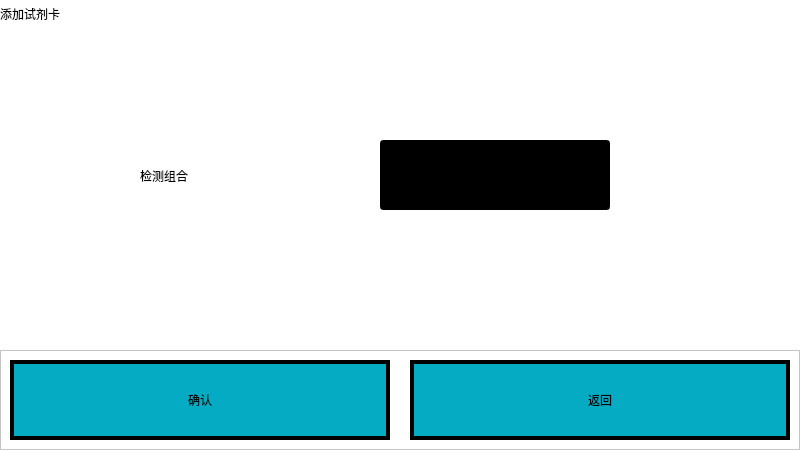
<?xml version="1.0" encoding="UTF-8"?>
<ui version="4.0">
 <class>Form</class>
 <widget class="QWidget" name="Form">
  <property name="geometry">
   <rect>
    <x>0</x>
    <y>0</y>
    <width>800</width>
    <height>450</height>
   </rect>
  </property>
  <property name="windowTitle">
   <string>Form</string>
  </property>
  <property name="styleSheet">
   <string notr="true">background-color: rgb(255, 255, 255);</string>
  </property>
  <widget class="QStackedWidget" name="stackedWidget">
   <property name="geometry">
    <rect>
     <x>0</x>
     <y>0</y>
     <width>800</width>
     <height>350</height>
    </rect>
   </property>
   <property name="styleSheet">
    <string notr="true"/>
   </property>
   <property name="currentIndex">
    <number>1</number>
   </property>
   <widget class="QWidget" name="page">
    <widget class="QLabel" name="delete_icon_label">
     <property name="geometry">
      <rect>
       <x>310</x>
       <y>240</y>
       <width>80</width>
       <height>80</height>
      </rect>
     </property>
     <property name="styleSheet">
      <string notr="true">font: 20pt &quot;幼圆&quot;;
border:4px solid rgb(0,0,0);
background-color: rgb(255, 255, 255);
border-radius: 35px;

</string>
     </property>
     <property name="text">
      <string/>
     </property>
    </widget>
    <widget class="QPushButton" name="btnAdd">
     <property name="geometry">
      <rect>
       <x>310</x>
       <y>40</y>
       <width>280</width>
       <height>80</height>
      </rect>
     </property>
     <property name="styleSheet">
      <string notr="true">QPushButton {
font: 20pt &quot;宋体&quot;;
border:4px solid rgb(0,0,0);
background-color:#05abc2;
border-radius: 35px;
}

QPushButton:pressed{
background-color: rgb(255, 0, 0);
}
</string>
     </property>
     <property name="text">
      <string>    添加试剂卡</string>
     </property>
    </widget>
    <widget class="QPushButton" name="btnModify">
     <property name="geometry">
      <rect>
       <x>310</x>
       <y>140</y>
       <width>280</width>
       <height>80</height>
      </rect>
     </property>
     <property name="styleSheet">
      <string notr="true">QPushButton {
font: 20pt &quot;宋体&quot;;
border:4px solid rgb(0,0,0);
background-color:#05abc2;
border-radius: 35px;
}

QPushButton:pressed{
background-color: rgb(255, 0, 0);
}
</string>
     </property>
     <property name="text">
      <string>    修改试剂卡</string>
     </property>
    </widget>
    <widget class="QLabel" name="label">
     <property name="geometry">
      <rect>
       <x>0</x>
       <y>0</y>
       <width>121</width>
       <height>51</height>
      </rect>
     </property>
     <property name="styleSheet">
      <string notr="true">font: 20pt &quot;宋体&quot;;</string>
     </property>
     <property name="text">
      <string>检疫设置</string>
     </property>
    </widget>
    <widget class="QLabel" name="add_icon_label">
     <property name="geometry">
      <rect>
       <x>310</x>
       <y>40</y>
       <width>80</width>
       <height>80</height>
      </rect>
     </property>
     <property name="styleSheet">
      <string notr="true">font: 20pt &quot;幼圆&quot;;
border:4px solid rgb(0,0,0);
background-color: rgb(255, 255, 255);
border-radius: 35px;

</string>
     </property>
     <property name="text">
      <string/>
     </property>
    </widget>
    <widget class="QPushButton" name="btnDelete">
     <property name="geometry">
      <rect>
       <x>310</x>
       <y>240</y>
       <width>280</width>
       <height>80</height>
      </rect>
     </property>
     <property name="styleSheet">
      <string notr="true">QPushButton {
font: 20pt &quot;宋体&quot;;
border:4px solid rgb(0,0,0);
background-color:#05abc2;
border-radius: 35px;
}

QPushButton:pressed{
background-color: rgb(255, 0, 0);
}
</string>
     </property>
     <property name="text">
      <string>   删除试剂卡</string>
     </property>
    </widget>
    <widget class="QLabel" name="edit_icon_label">
     <property name="geometry">
      <rect>
       <x>310</x>
       <y>140</y>
       <width>80</width>
       <height>80</height>
      </rect>
     </property>
     <property name="styleSheet">
      <string notr="true">font: 20pt &quot;幼圆&quot;;
border:4px solid rgb(0,0,0);
background-color: rgb(255, 255, 255);
border-radius: 35px;

</string>
     </property>
     <property name="text">
      <string/>
     </property>
    </widget>
    <zorder>btnAdd</zorder>
    <zorder>btnModify</zorder>
    <zorder>label</zorder>
    <zorder>add_icon_label</zorder>
    <zorder>btnDelete</zorder>
    <zorder>edit_icon_label</zorder>
    <zorder>delete_icon_label</zorder>
   </widget>
   <widget class="QWidget" name="page2">
    <widget class="QLabel" name="label_5">
     <property name="geometry">
      <rect>
       <x>0</x>
       <y>0</y>
       <width>378</width>
       <height>27</height>
      </rect>
     </property>
     <property name="styleSheet">
      <string notr="true">font: 20pt &quot;宋体&quot;;</string>
     </property>
     <property name="text">
      <string>添加试剂卡</string>
     </property>
    </widget>
    <widget class="QLineEdit" name="nameLine">
     <property name="geometry">
      <rect>
       <x>380</x>
       <y>140</y>
       <width>230</width>
       <height>70</height>
      </rect>
     </property>
     <property name="sizePolicy">
      <sizepolicy hsizetype="Preferred" vsizetype="Fixed">
       <horstretch>0</horstretch>
       <verstretch>0</verstretch>
      </sizepolicy>
     </property>
     <property name="styleSheet">
      <string notr="true">font: 20pt &quot;宋体&quot;;
color: rgb(255, 255, 255);
background-color: rgb(0, 0, 0);</string>
     </property>
    </widget>
    <widget class="QLabel" name="label_2">
     <property name="geometry">
      <rect>
       <x>140</x>
       <y>140</y>
       <width>181</width>
       <height>71</height>
      </rect>
     </property>
     <property name="styleSheet">
      <string notr="true">font: 20pt &quot;宋体&quot;;</string>
     </property>
     <property name="text">
      <string>检测组合</string>
     </property>
    </widget>
   </widget>
   <widget class="QWidget" name="page3">
    <widget class="QLabel" name="label_6">
     <property name="geometry">
      <rect>
       <x>0</x>
       <y>0</y>
       <width>161</width>
       <height>47</height>
      </rect>
     </property>
     <property name="styleSheet">
      <string notr="true">font: 20pt &quot;宋体&quot;;</string>
     </property>
     <property name="text">
      <string>删除试剂卡</string>
     </property>
    </widget>
    <widget class="QComboBox" name="deleteCb">
     <property name="geometry">
      <rect>
       <x>380</x>
       <y>140</y>
       <width>230</width>
       <height>70</height>
      </rect>
     </property>
     <property name="sizePolicy">
      <sizepolicy hsizetype="Preferred" vsizetype="Preferred">
       <horstretch>0</horstretch>
       <verstretch>0</verstretch>
      </sizepolicy>
     </property>
     <property name="styleSheet">
      <string notr="true">QComboBox::drop-down{
width:56px;  height:56px;
}

QComboBox{
font: 20pt &quot;宋体&quot;;
color: rgb(255, 255, 255);
background-color: rgb(0, 0, 0);
}

QComboBox QAbstractItemView {
	background-color: rgb(0, 0, 0);/*背景颜色*/
    padding: 1px 2px 1px 2px;  /*针对于组合框中的文本内容*/
	color: rgb(255,255,255)
}</string>
     </property>
    </widget>
    <widget class="QLabel" name="label_7">
     <property name="geometry">
      <rect>
       <x>140</x>
       <y>140</y>
       <width>181</width>
       <height>71</height>
      </rect>
     </property>
     <property name="styleSheet">
      <string notr="true">font: 20pt &quot;宋体&quot;;</string>
     </property>
     <property name="text">
      <string>检测组合</string>
     </property>
    </widget>
   </widget>
   <widget class="QWidget" name="page4">
    <widget class="QComboBox" name="editCb">
     <property name="geometry">
      <rect>
       <x>380</x>
       <y>140</y>
       <width>230</width>
       <height>70</height>
      </rect>
     </property>
     <property name="sizePolicy">
      <sizepolicy hsizetype="Preferred" vsizetype="Preferred">
       <horstretch>0</horstretch>
       <verstretch>0</verstretch>
      </sizepolicy>
     </property>
     <property name="styleSheet">
      <string notr="true">QComboBox::drop-down{
width:56px;  height:56px;
}

QComboBox{
font: 20pt &quot;宋体&quot;;
color: rgb(255, 255, 255);
background-color: rgb(0, 0, 0);
}

QComboBox QAbstractItemView {
	background-color: rgb(0, 0, 0);/*背景颜色*/
    padding: 1px 2px 1px 2px;  /*针对于组合框中的文本内容*/
	color: rgb(255,255,255)
}</string>
     </property>
    </widget>
    <widget class="QLabel" name="label_9">
     <property name="geometry">
      <rect>
       <x>140</x>
       <y>140</y>
       <width>180</width>
       <height>70</height>
      </rect>
     </property>
     <property name="styleSheet">
      <string notr="true">font: 20pt &quot;宋体&quot;;</string>
     </property>
     <property name="text">
      <string>检测组合</string>
     </property>
    </widget>
    <widget class="QLabel" name="label_8">
     <property name="geometry">
      <rect>
       <x>0</x>
       <y>0</y>
       <width>161</width>
       <height>47</height>
      </rect>
     </property>
     <property name="styleSheet">
      <string notr="true">font: 20pt &quot;宋体&quot;;</string>
     </property>
     <property name="text">
      <string>修改试剂卡</string>
     </property>
    </widget>
   </widget>
   <widget class="QWidget" name="page5">
    <widget class="QTableView" name="reagentTable">
     <property name="geometry">
      <rect>
       <x>10</x>
       <y>10</y>
       <width>781</width>
       <height>334</height>
      </rect>
     </property>
     <property name="styleSheet">
      <string notr="true">#reagentTable
{	
font: 20pt &quot;宋体&quot;;
border:4px solid rgb(0,0,0);
background-color:rgb(255,255,255);
}

QComboBox {
   font: 20pt &quot;宋体&quot;;
	color: rgb(255, 255, 255);
	background-color: rgb(0, 0, 0);
}

QComboBox QAbstractItemView {
	background-color: rgb(0, 0, 0);/*背景颜色*/
    padding: 1px 2px 1px 2px;  /*针对于组合框中的文本内容*/
	color: rgb(255,255,255)
}</string>
     </property>
    </widget>
   </widget>
  </widget>
  <widget class="QFrame" name="frame">
   <property name="geometry">
    <rect>
     <x>0</x>
     <y>350</y>
     <width>800</width>
     <height>100</height>
    </rect>
   </property>
   <property name="frameShape">
    <enum>QFrame::StyledPanel</enum>
   </property>
   <property name="frameShadow">
    <enum>QFrame::Raised</enum>
   </property>
   <widget class="QPushButton" name="btnConfirm">
    <property name="geometry">
     <rect>
      <x>10</x>
      <y>10</y>
      <width>380</width>
      <height>80</height>
     </rect>
    </property>
    <property name="styleSheet">
     <string notr="true">QPushButton {
font: 20pt &quot;宋体&quot;;
border:4px solid rgb(0,0,0);
background-color:#05abc2;
}

QPushButton:pressed{
background-color: rgb(255, 0, 0);
}
</string>
    </property>
    <property name="text">
     <string>确认</string>
    </property>
   </widget>
   <widget class="QPushButton" name="btnReturn">
    <property name="geometry">
     <rect>
      <x>410</x>
      <y>10</y>
      <width>380</width>
      <height>80</height>
     </rect>
    </property>
    <property name="styleSheet">
     <string notr="true">QPushButton {
font: 20pt &quot;宋体&quot;;
border:4px solid rgb(0,0,0);
background-color:#05abc2;
}

QPushButton:pressed{
background-color: rgb(255, 0, 0);
}
</string>
    </property>
    <property name="text">
     <string>返回</string>
    </property>
   </widget>
  </widget>
 </widget>
 <resources/>
 <connections/>
</ui>
